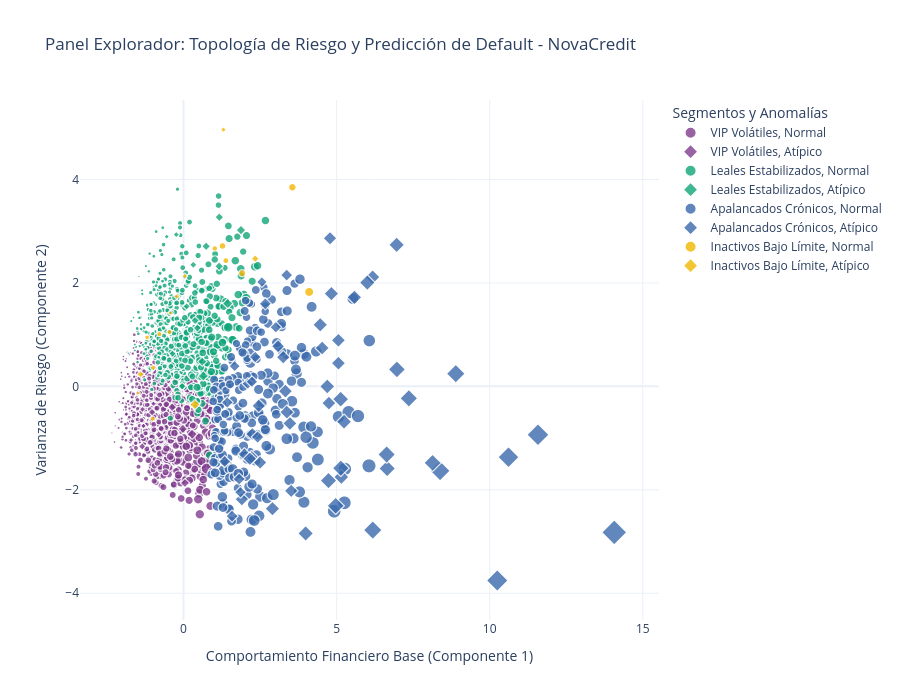

The cell this chart's notebook holds for it:
### Markdown cell above
# 📺 Panel Explorador Final

### Code cell
import pandas as pd
from sklearn.decomposition import PCA
from sklearn.cluster import KMeans
from sklearn.ensemble import IsolationForest
import plotly.express as px

print("🔨 Construyendo el DataFrame maestro para el Panel Explorador...")

# 1. Usaremos el conjunto de prueba (X_test) para la visualización
# Esto nos permite ver los datos originales (sin escalar) en los tooltips del gráfico
df_prep_final = X_test.copy()

# Si no conservaste el ID del cliente en X_test, creamos uno para la gráfica
if 'id_cliente' not in df_prep_final.columns:
    df_prep_final['id_cliente'] = [f"C-TEST-{i}" for i in range(len(df_prep_final))]

# ==============================================================================
# A. INTEGRACIÓN DEL MODELO PREDICTIVO (Random Forest)
# ==============================================================================
# Extraemos la probabilidad de default (clase 1) y la predicción dura (0 o 1)
df_prep_final['default_proba'] = best_model.predict_proba(X_test_prep)[:, 1]
df_prep_final['prediccion_default'] = best_model.predict(X_test_prep)

# ==============================================================================
# B. REDUCCIÓN DE DIMENSIONALIDAD (PCA)
# ==============================================================================
# Comprimimos las variables escaladas a 2 componentes para poder graficarlas en 2D
pca = PCA(n_components=2, random_state=42)
pca_result = pca.fit_transform(X_test_prep)

df_prep_final['PCA_C1'] = pca_result[:, 0]
df_prep_final['PCA_C2'] = pca_result[:, 1]

# ==============================================================================
# C. SEGMENTACIÓN CONDUCTUAL (K-Means)
# ==============================================================================
# Recreamos los 4 segmentos estratégicos que definimos en la Actividad 2
kmeans = KMeans(n_clusters=4, random_state=42, n_init=10)
df_prep_final['cluster_id'] = kmeans.fit_predict(X_test_prep)

# Mapeamos los IDs numéricos a los nombres de negocio (el orden puede variar según la semilla, 
# pero mantenemos la nomenclatura estratégica para el reporte)
nombres_segmentos = {
    0: 'Leales Estabilizados',
    1: 'VIP Volátiles',
    2: 'Apalancados Crónicos',
    3: 'Inactivos Bajo Límite'
}
df_prep_final['Segmento'] = df_prep_final['cluster_id'].map(nombres_segmentos)

# ==============================================================================
# D. DETECCIÓN DE ANOMALÍAS (Isolation Forest)
# ==============================================================================
# Aislamos al 5% de la cartera con comportamiento atípico
iso_forest = IsolationForest(contamination=0.05, random_state=42)
df_prep_final['Outlier_Flag'] = iso_forest.fit_predict(X_test_prep)

# -1 significa Anomalía, 1 significa Normal
df_prep_final['Es_Anomalia'] = df_prep_final['Outlier_Flag'].map({1: 'Normal', -1: 'Atípico'})

print("✅ df_prep_final construido exitosamente.")
print(f"Dimensiones: {df_prep_final.shape}")
display(df_prep_final[['id_cliente', 'Segmento', 'Es_Anomalia', 'default_proba']].head())

# ==============================================================================
# E. DESPLIEGUE DEL PANEL VISUAL (Plotly)
# ==============================================================================
# Aseguramos que limite_credito exista para el tamaño de la burbuja (o usamos otra variable)
col_tamaño = 'limite_credito' if 'limite_credito' in df_prep_final.columns else 'ingreso_mensual'

fig = px.scatter(
    df_prep_final, 
    x='PCA_C1', 
    y='PCA_C2',
    color='Segmento',
    size=col_tamaño,
    symbol='Es_Anomalia', # Diferencia visualmente las anomalías con otra forma (ej. X o diamante)
    hover_data=['id_cliente', 'ingreso_mensual', 'default_proba', 'prediccion_default'],
    title="Panel Explorador: Topología de Riesgo y Predicción de Default - NovaCredit",
    color_discrete_sequence=px.colors.qualitative.Bold,
    opacity=0.8
)

fig.update_layout(
    xaxis_title="Comportamiento Financiero Base (Componente 1)",
    yaxis_title="Varianza de Riesgo (Componente 2)",
    legend_title="Segmentos y Anomalías",
    template="plotly_white",
    height=700
)

# Renderizar en el notebook
fig.show()

### Figure 1 — Plotly figure (JSON) as saved in the notebook; plotly's stock layout.template omitted (floating-point values rounded to 4 significant figures; data arrays with more than 128 entries replaced by an {"elided": "..."} marker saying what was removed)
{"data": [{"customdata": {"elided": "1022x4 mixed values"}, "hovertemplate": "Segmento=VIP Volátiles<br>Es_Anomalia=Normal<br>PCA_C1=%{x}<br>PCA_C2=%{y}<br>limite_credito=%{marker.size}<br>id_cliente=%{customdata[0]}<br>ingreso_mensual=%{customdata[1]}<br>default_proba=%{customdata[2]}<br>prediccion_default=%{customdata[3]}<extra></extra>", "legendgroup": "VIP Volátiles, Normal", "marker": {"color": "rgb(127, 60, 141)", "opacity": 0.8, "size": {"elided": "1022 float values"}, "sizemode": "area", "sizeref": 1138.0, "symbol": "circle"}, "mode": "markers", "name": "VIP Volátiles, Normal", "showlegend": true, "type": "scattergl", "x": {"elided": "1022 float values"}, "xaxis": "x", "y": {"elided": "1022 float values"}, "yaxis": "y"}, {"customdata": [["C-TEST-19", 1821.0, 0.8342, 1], ["C-TEST-614", 10960.0, 0.8067, 1], ["C-TEST-871", 4516.0, 0.782, 1], ["C-TEST-888", 21130.0, 0.8176, 1], ["C-TEST-906", 14160.0, 0.9117, 1], ["C-TEST-907", 6889.0, 0.4007, 0], ["C-TEST-921", 10230.0, 0.936, 1], ["C-TEST-1033", 21810.0, 0.7424, 1], ["C-TEST-1181", 9783.0, 0.7396, 1], ["C-TEST-1487", 22400.0, 0.236, 0], ["C-TEST-1509", 5008.0, 0.2756, 0], ["C-TEST-1547", null, 0.2967, 0], ["C-TEST-1865", null, 0.8364, 1], ["C-TEST-1939", 1806.0, 0.3745, 0]], "hovertemplate": "Segmento=VIP Volátiles<br>Es_Anomalia=Atípico<br>PCA_C1=%{x}<br>PCA_C2=%{y}<br>limite_credito=%{marker.size}<br>id_cliente=%{customdata[0]}<br>ingreso_mensual=%{customdata[1]}<br>default_proba=%{customdata[2]}<br>prediccion_default=%{customdata[3]}<extra></extra>", "legendgroup": "VIP Volátiles, Atípico", "marker": {"color": "rgb(127, 60, 141)", "opacity": 0.8, "size": [5760.0, 45390.0, 16800.0, 62900.0, 58890.0, 29790.0, 26640.0, 63600.0, 37970.0, 74150.0, 20250.0, 24220.0, 38670.0, 7542.0], "sizemode": "area", "sizeref": 1138.0, "symbol": "diamond"}, "mode": "markers", "name": "VIP Volátiles, Atípico", "showlegend": true, "type": "scattergl", "x": [-2.338, -1.027, -2.038, 0.0474, -0.3723, -1.338, -1.308, -0.01972, -1.351, 0.2822, -1.867, -0.979, -0.8102, -1.967], "xaxis": "x", "y": [-0.9014, -0.499, -1.181, -1.869, -0.4023, -0.4427, -0.7648, -0.8221, -1.161, -0.9247, -0.5365, -0.3373, -0.9295, 0.5211], "yaxis": "y"}, {"customdata": {"elided": "624x4 mixed values"}, "hovertemplate": "Segmento=Leales Estabilizados<br>Es_Anomalia=Normal<br>PCA_C1=%{x}<br>PCA_C2=%{y}<br>limite_credito=%{marker.size}<br>id_cliente=%{customdata[0]}<br>ingreso_mensual=%{customdata[1]}<br>default_proba=%{customdata[2]}<br>prediccion_default=%{customdata[3]}<extra></extra>", "legendgroup": "Leales Estabilizados, Normal", "marker": {"color": "rgb(17, 165, 121)", "opacity": 0.8, "size": {"elided": "624 float values"}, "sizemode": "area", "sizeref": 1138.0, "symbol": "circle"}, "mode": "markers", "name": "Leales Estabilizados, Normal", "showlegend": true, "type": "scattergl", "x": {"elided": "624 float values"}, "xaxis": "x", "y": {"elided": "624 float values"}, "yaxis": "y"}, {"customdata": [["C-TEST-43", 14860.0, 0.5045, 1], ["C-TEST-73", 9679.0, 0.8005, 1], ["C-TEST-633", 19220.0, 0.6973, 1], ["C-TEST-668", 4778.0, 0.2406, 0], ["C-TEST-844", 17150.0, 0.9132, 1], ["C-TEST-859", 20350.0, 0.8914, 1], ["C-TEST-896", 4371.0, 0.9608, 1], ["C-TEST-1133", 5500.0, 0.8575, 1], ["C-TEST-1196", 21000.0, 0.8879, 1], ["C-TEST-1207", 14890.0, 0.7482, 1], ["C-TEST-1219", 18700.0, 0.6481, 1], ["C-TEST-1257", 12870.0, 0.9617, 1], ["C-TEST-1351", 14140.0, 0.1296, 0], ["C-TEST-1449", 17720.0, 0.8747, 1], ["C-TEST-1464", 18270.0, 0.125, 0], ["C-TEST-1493", 13020.0, 0.2968, 0], ["C-TEST-1700", 20130.0, 0.8906, 1], ["C-TEST-1940", 10790.0, 0.6563, 1], ["C-TEST-1976", 21860.0, 0.2359, 0]], "hovertemplate": "Segmento=Leales Estabilizados<br>Es_Anomalia=Atípico<br>PCA_C1=%{x}<br>PCA_C2=%{y}<br>limite_credito=%{marker.size}<br>id_cliente=%{customdata[0]}<br>ingreso_mensual=%{customdata[1]}<br>default_proba=%{customdata[2]}<br>prediccion_default=%{customdata[3]}<extra></extra>", "legendgroup": "Leales Estabilizados, Atípico", "marker": {"color": "rgb(17, 165, 121)", "opacity": 0.8, "size": [55610.0, 38140.0, 55710.0, 12870.0, 70070.0, 76990.0, 11080.0, 22900.0, 67110.0, 41130.0, 49090.0, 53210.0, 40730.0, 47050.0, 74910.0, 54830.0, 81270.0, 28000.0, 60050.0], "sizemode": "area", "sizeref": 1138.0, "symbol": "diamond"}, "mode": "markers", "name": "Leales Estabilizados, Atípico", "showlegend": true, "type": "scattergl", "x": [1.169, -0.3598, 1.163, -1.349, 1.876, 1.443, -1.59, -0.549, 0.8996, 0.1034, 0.4539, 0.3767, 0.3186, -0.04167, 0.6467, 0.7377, 1.009, -0.2378, 0.612], "xaxis": "x", "y": [3.272, 0.634, 2.323, 1.788, 3.021, 1.604, 0.809, 2.896, -0.1486, 1.548, 1.13, 1.272, 2.351, 0.00376, 0.1995, 2.709, -0.2122, 2.935, 0.479], "yaxis": "y"}, {"customdata": {"elided": "243x4 mixed values"}, "hovertemplate": "Segmento=Apalancados Crónicos<br>Es_Anomalia=Normal<br>PCA_C1=%{x}<br>PCA_C2=%{y}<br>limite_credito=%{marker.size}<br>id_cliente=%{customdata[0]}<br>ingreso_mensual=%{customdata[1]}<br>default_proba=%{customdata[2]}<br>prediccion_default=%{customdata[3]}<extra></extra>", "legendgroup": "Apalancados Crónicos, Normal", "marker": {"color": "rgb(57, 105, 172)", "opacity": 0.8, "size": {"elided": "243 float values"}, "sizemode": "area", "sizeref": 1138.0, "symbol": "circle"}, "mode": "markers", "name": "Apalancados Crónicos, Normal", "showlegend": true, "type": "scattergl", "x": {"elided": "243 float values"}, "xaxis": "x", "y": {"elided": "243 float values"}, "yaxis": "y"}, {"customdata": {"elided": "59x4 mixed values"}, "hovertemplate": "Segmento=Apalancados Crónicos<br>Es_Anomalia=Atípico<br>PCA_C1=%{x}<br>PCA_C2=%{y}<br>limite_credito=%{marker.size}<br>id_cliente=%{customdata[0]}<br>ingreso_mensual=%{customdata[1]}<br>default_proba=%{customdata[2]}<br>prediccion_default=%{customdata[3]}<extra></extra>", "legendgroup": "Apalancados Crónicos, Atípico", "marker": {"color": "rgb(57, 105, 172)", "opacity": 0.8, "size": [316400.0, 356200.0, 141200.0, 155300.0, 162600.0, 142200.0, 130700.0, 148900.0, 164400.0, 142400.0, 130200.0, 106900.0, 107500.0, 164100.0, 251900.0, 153300.0, 147500.0, 133200.0, 122800.0, 295000.0, 211900.0, 176400.0, 101100.0, 147400.0, 110300.0, 91150.0, 139100.0, 101500.0, 137700.0, 204800.0, 113100.0, 146100.0, 130100.0, 158500.0, 120600.0, 225600.0, 160200.0, 132600.0, 229600.0, 331800.0, 175700.0, 138100.0, 97390.0, 174300.0, 190300.0, 103900.0, 134500.0, 112400.0, 201700.0, 83580.0, 100600.0, 151100.0, 258900.0, 455300.0, 211400.0, 220400.0, 202700.0, 99570.0, 165800.0], "sizemode": "area", "sizeref": 1138.0, "symbol": "diamond"}, "mode": "markers", "name": "Apalancados Crónicos, Atípico", "showlegend": true, "type": "scattergl", "x": [10.61, 11.58, 1.905, 4.83, 2.904, 4.528, 3.087, 5.057, 5.155, 4.748, 2.221, 2.671, 3.369, 4.694, 6.182, 4.465, 3.327, 4.784, 1.988, 8.378, 6.97, 6.96, 2.1, 3.475, 1.817, 1.67, 3.516, 2.234, 2.5, 6.652, 1.584, 3.375, 2.249, 6.177, 2.42, 7.359, 5.582, 2.457, 6.635, 10.25, 3.989, 2.168, 3.014, 6.001, 5.132, 1.859, 3.256, 1.347, 5.136, 2.56, 1.43, 5.058, 8.892, 14.07, 4.969, 8.134, 4.735, 2.341, 5.243], "xaxis": "x", "y": [-1.37, -0.9354, -2.182, 1.794, -2.365, 0.7419, 0.7753, 0.8916, -1.753, -0.3232, -1.366, 1.597, 2.152, -0.001148, -2.779, 1.191, -0.09187, 2.864, -1.31, -1.634, 0.3279, 2.737, 0.05487, -0.7161, -1.792, 0.3911, -2.02, 0.09061, -1.473, -1.588, -2.51, -0.4987, -0.9215, 2.114, -0.9801, -0.2317, 1.723, -0.3763, -1.317, -3.754, -2.844, -1.4, 1.143, 2.007, -0.2478, -2.048, 0.5637, -1.453, -1.582, 2.018, -0.3106, 0.449, 0.2452, -2.823, -2.309, -1.479, -1.822, 0.5679, -0.684], "yaxis": "y"}, {"customdata": [["C-TEST-401", 13950.0, 0.9488, 1], ["C-TEST-484", 6859.0, 0.8898, 1], ["C-TEST-857", 12700.0, 0.9667, 1], ["C-TEST-883", 12070.0, 0.917, 1], ["C-TEST-890", 13590.0, 0.9751, 1], ["C-TEST-950", 6253.0, 0.7311, 1], ["C-TEST-980", 9819.0, 0.7688, 1], ["C-TEST-1144", null, 0.5905, 1], ["C-TEST-1581", 11750.0, 0.9727, 1], ["C-TEST-1775", 22010.0, 0.965, 1], ["C-TEST-1998", 19290.0, 0.9074, 1]], "hovertemplate": "Segmento=Inactivos Bajo Límite<br>Es_Anomalia=Normal<br>PCA_C1=%{x}<br>PCA_C2=%{y}<br>limite_credito=%{marker.size}<br>id_cliente=%{customdata[0]}<br>ingreso_mensual=%{customdata[1]}<br>default_proba=%{customdata[2]}<br>prediccion_default=%{customdata[3]}<extra></extra>", "legendgroup": "Inactivos Bajo Límite, Normal", "marker": {"color": "rgb(242, 183, 1)", "opacity": 0.8, "size": [59800.0, 29590.0, 38730.0, 35560.0, 52050.0, 25890.0, 30830.0, 15890.0, 31360.0, 95050.0, 60730.0], "sizemode": "area", "sizeref": 1138.0, "symbol": "circle"}, "mode": "markers", "name": "Inactivos Bajo Límite, Normal", "showlegend": true, "type": "scattergl", "x": [1.914, -0.7882, 1.383, 1.022, 1.274, -1.191, -0.4602, -0.4289, -1.004, 4.104, 3.554], "xaxis": "x", "y": [2.188, 1.011, 2.431, 2.668, 2.716, 0.9469, 1.052, 1.421, -0.626, 1.826, 3.85], "yaxis": "y"}, {"customdata": [["C-TEST-66", 9570.0, 0.6963, 1], ["C-TEST-319", null, 0.9525, 1], ["C-TEST-537", 5047.0, 0.9206, 1], ["C-TEST-863", 8855.0, 0.966, 1], ["C-TEST-923", 9384.0, 0.708, 1], ["C-TEST-1107", 17510.0, 0.7859, 1], ["C-TEST-1655", 8412.0, 0.9591, 1], ["C-TEST-1982", 7297.0, 0.7086, 1]], "hovertemplate": "Segmento=Inactivos Bajo Límite<br>Es_Anomalia=Atípico<br>PCA_C1=%{x}<br>PCA_C2=%{y}<br>limite_credito=%{marker.size}<br>id_cliente=%{customdata[0]}<br>ingreso_mensual=%{customdata[1]}<br>default_proba=%{customdata[2]}<br>prediccion_default=%{customdata[3]}<extra></extra>", "legendgroup": "Inactivos Bajo Límite, Atípico", "marker": {"color": "rgb(242, 183, 1)", "opacity": 0.8, "size": [26310.0, 78120.0, 17870.0, 28170.0, 38660.0, 47510.0, 25990.0, 24280.0], "sizemode": "area", "sizeref": 1138.0, "symbol": "diamond"}, "mode": "markers", "name": "Inactivos Bajo Límite, Atípico", "showlegend": true, "type": "scattergl", "x": [-0.2231, 0.3737, -1.49, -0.9919, -1.404, 2.342, 0.0432, 1.303], "xaxis": "x", "y": [1.74, -0.3523, -0.1299, 0.3593, 0.2332, 2.469, 2.132, 4.965], "yaxis": "y"}], "layout": {"height": 700, "legend": {"itemsizing": "constant", "title": {"text": "Segmentos y Anomalías"}, "tracegroupgap": 0}, "title": {"text": "Panel Explorador: Topología de Riesgo y Predicción de Default - NovaCredit"}, "xaxis": {"anchor": "y", "domain": [0, 1], "title": {"text": "Comportamiento Financiero Base (Componente 1)"}}, "yaxis": {"anchor": "x", "domain": [0, 1], "title": {"text": "Varianza de Riesgo (Componente 2)"}}}}
